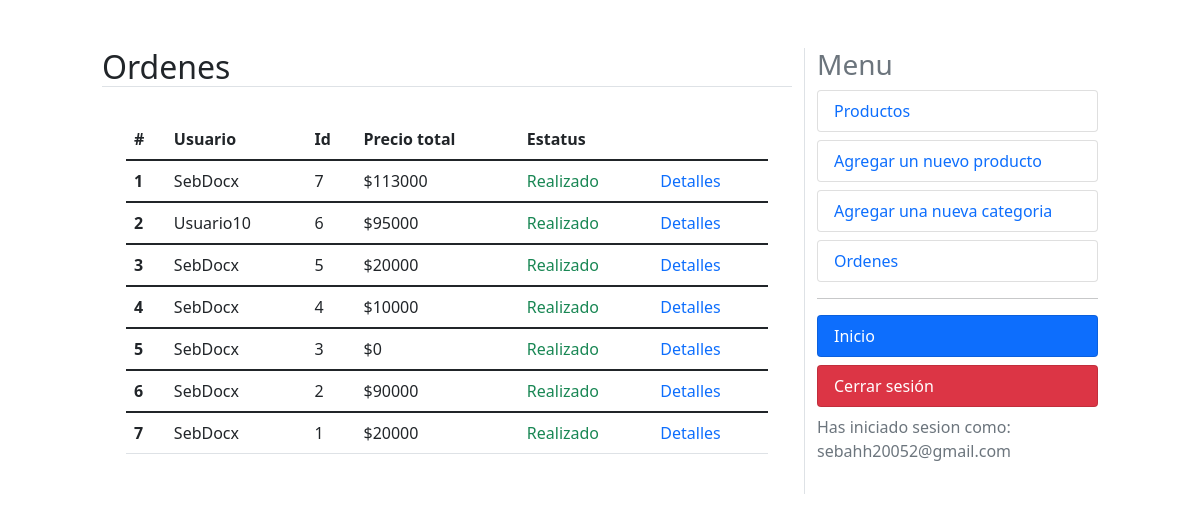
The app's page /dashboard/orders (signed in), older data.
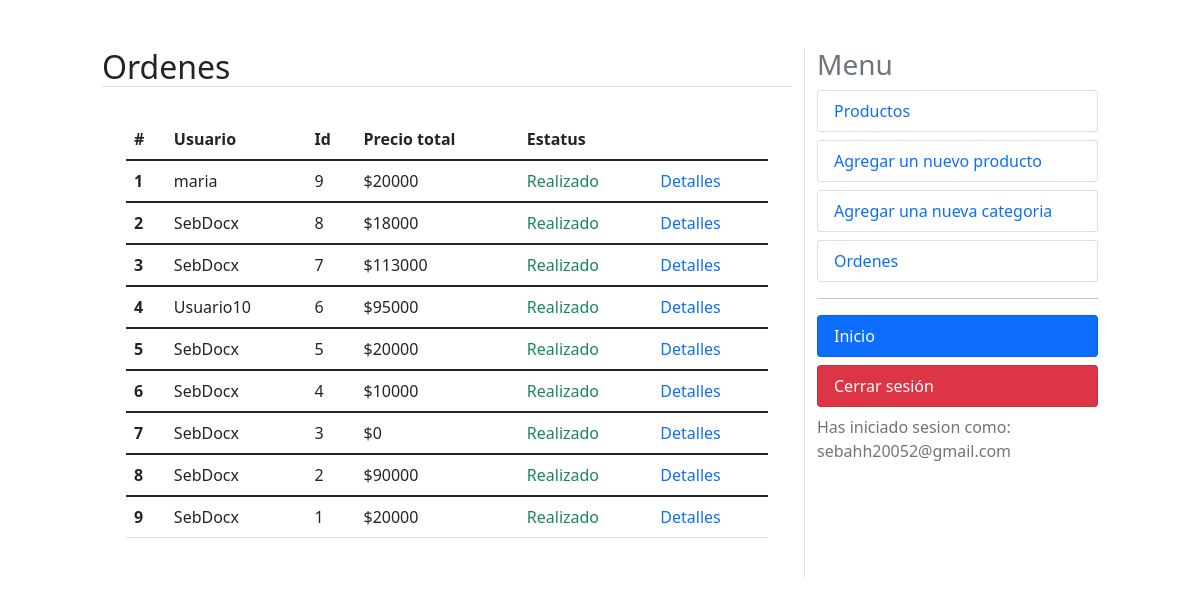
The same page, newer data.
### orders/models.py (models this page shows, shortened)
class Order(models.Model):
    user = models.ForeignKey(User, on_delete=models.CASCADE, related_name='orders')
    created = models.DateTimeField(auto_now_add=True)
    updated = models.DateTimeField(auto_now=True)
    status = models.BooleanField(default=False)
    class Meta:
        ordering = ('-created',)
    @property
    def get_total_price(self):
        total = sum(item.get_cost() for item in self.items.all())
        return total

class OrderItem(models.Model):
    order = models.ForeignKey(Order, on_delete=models.CASCADE, related_name='items')
    product = models.ForeignKey(Product, on_delete=models.CASCADE, related_name='order_items')
    price = models.IntegerField()
    quantity = models.SmallIntegerField(default=1)
    def get_cost(self):
        return self.price * self.quantity

### accounts/models.py (models this page shows, shortened)
class User(AbstractBaseUser):
    email = models.EmailField(max_length=100, unique=True)
    full_name = models.CharField(max_length=100)
    is_admin = models.BooleanField(default=False)
    is_active = models.BooleanField(default=True)
    likes = models.ManyToManyField(Product, blank=True, related_name='likes')
    is_manager = models.BooleanField(default=False)
    objects = UserManager()
    USERNAME_FIELD = 'email'
    REQUIRED_FIELDS = ['full_name']

### dashboard/views.py (the view)
# urls.py: path('orders', views.orders, name='orders'),
@user_passes_test(is_manager)
@login_required
def orders(request):
    orders = Order.objects.all()
    context = {'title':'Ordenes', 'orders':orders}
    return render(request, 'orders.html', context)

### cart/utils/cart.py (called while the page is built)
    def __iter__(self):
        product_ids = self.cart.keys()
        products = Product.objects.filter(id__in=product_ids)
        cart = self.cart.copy()
        for product in products:
            cart[str(product.id)]['product'] = product
        for item in cart.values():
            item['total_price'] = int(item['price']) * int(item['quantity'])
            yield item

    def add_cart_session(self):
        cart = self.session.get(CART_SESSION_ID)
        if not cart:
            cart = self.session[CART_SESSION_ID] = {}
        return cart

### dashboard/views.py (called while the page is built)
def is_manager(user):
    try:
        if not user.is_manager:
            raise Http404
        return True
    except:
        raise Http404

### online_shop/context_processors.py (called while the page is built)
def return_cart(request):
    cart = len(list(Cart(request)))
    return {'cart_count': cart}

def return_categories(request):
    categories = Category.objects.all()
    return {'categories': categories}

### dashboard/templates/orders.html
{% extends "dashboard.html" %}
{% block content %}
<table class="table">
    <thead class="thead-dark">
      <tr>
        <th scope="col">#</th>
        <th scope="col">Usuario</th>
        <th scope="col">Id</th>
        <th scope="col">Precio total</th>
        <th scope="col">Estatus</th>
        <th scope="col"></th>
      </tr>
    </thead>
    {% for order in orders %}
    <tbody>
      <tr>
        <th scope="row">{{ forloop.counter }}</th>
        <td>{{ order.user.full_name }}</td>
        <td>{{ order.id }}</td>
        <td>${{ order.get_total_price }}</td>
        {% if order.status %}
            <td class="text-success">Realizado</td>
        {% else %}
            <td class="text-danger">Cancelado</td>
        {% endif %}
        <td><a href="{% url 'dashboard:order_detail' order.id %}" class="text-primary text-decoration-none">Detalles</a></td>
      </tr>
    </tbody>
    {% endfor %}
  </table>
{% endblock %}

Row changes from the older to the newer data that the page shows:
added Order: user.full_name "maria", id "9", get_total_price "20000", status "Realizado"
added Order: user.full_name "SebDocx", id "8", get_total_price "18000", status "Realizado"
